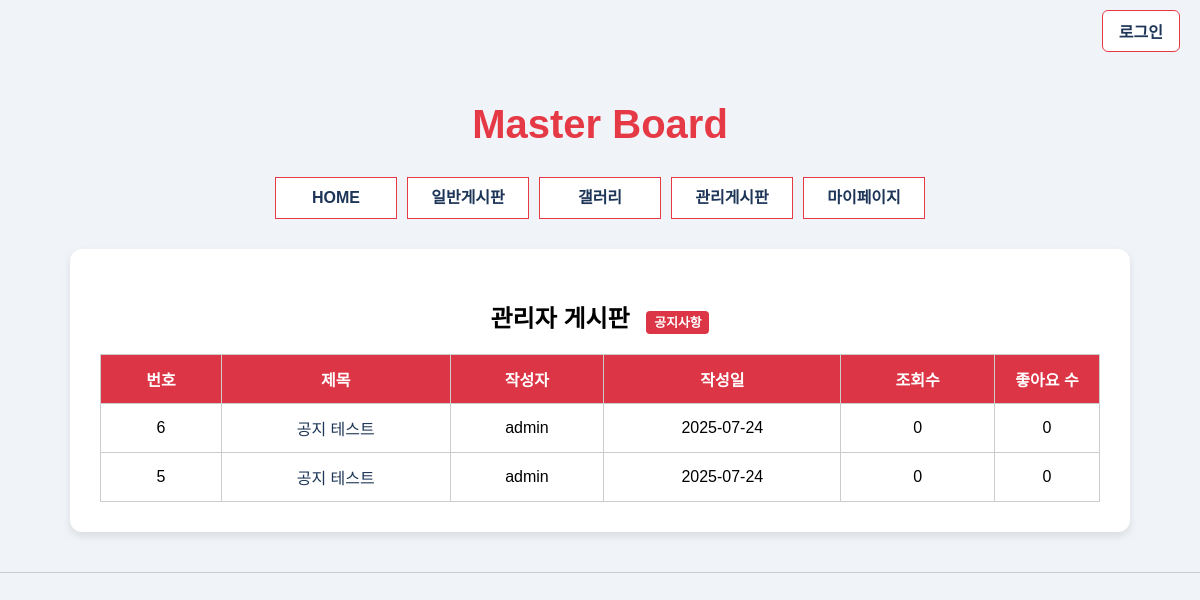
Before: /board/admin/ with the older database file.
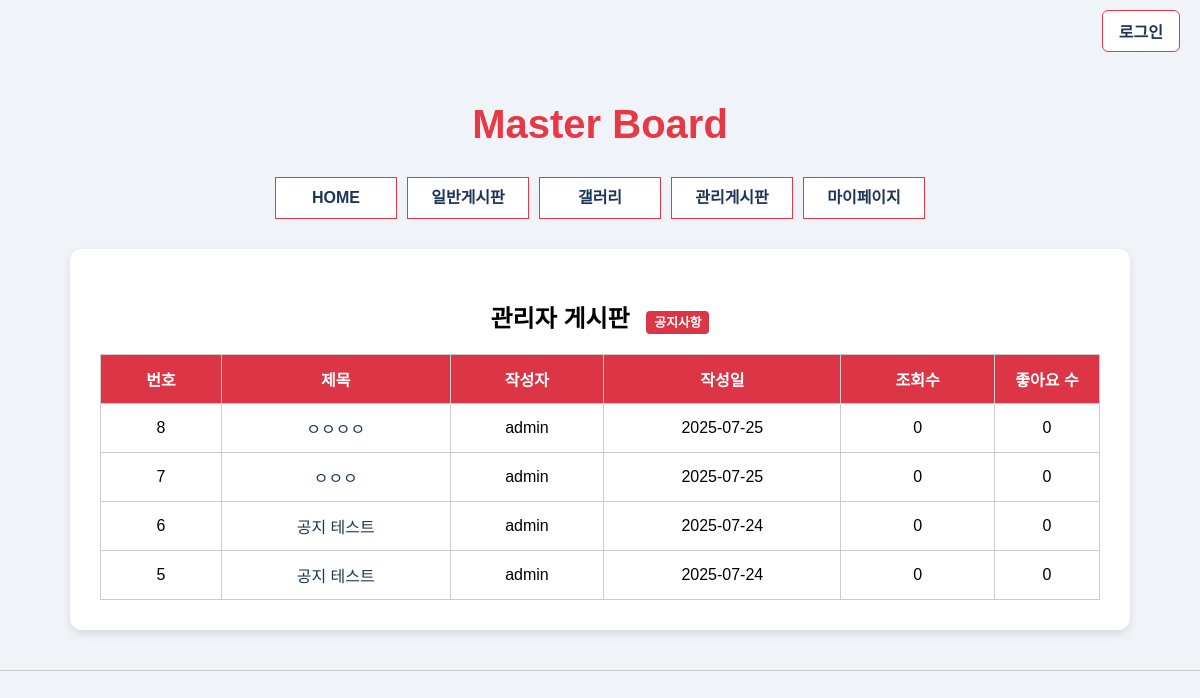
After: the same page with the newer database file.
### board/models.py (models this page shows, shortened)
class Post(models.Model):
    BOARD_CHOICES = [
        ('general', '일반게시판'),
        ('gallery', '갤러리'),
        ('admin', '관리자게시판'),
    ]
    title = models.CharField(max_length=200, verbose_name='제목')
    content = models.TextField(verbose_name='내용')
    author = models.ForeignKey(User, on_delete=models.CASCADE, verbose_name='작성자')
    board_type = models.CharField(max_length=20, choices=BOARD_CHOICES, default='general', verbose_name='게시판 구분')
    created_at = models.DateTimeField(auto_now_add=True, verbose_name='작성일')
    updated_at = models.DateTimeField(auto_now=True, verbose_name='수정일')
    views = models.PositiveIntegerField(default=0, verbose_name='조회수')
    likes = models.PositiveIntegerField(default=0, verbose_name='좋아요')
    image = models.ImageField(upload_to='gallery/', blank=True, null=True, verbose_name='이미지')
    class Meta:
        ordering = ['-created_at']
        verbose_name = '게시글'
        verbose_name_plural = '게시글'

### board/views.py (the view)
# urls.py: path('admin/', views.admin_board_list, name='admin_board_list'),
def admin_board_list(request):
    posts = Post.objects.filter(board_type='admin').order_by('-created_at')
    paginator = Paginator(posts, 10)  # 페이지당 10개
    page_number = request.GET.get('page')
    page_obj = paginator.get_page(page_number)
    return render(request, 'board/admin_board_list.html', {
        'posts': page_obj,
        'board_type': 'admin'
    })

### templates/board/admin_board_list.html (shortened to what this page needs)
<!DOCTYPE html>
<html lang="ko">
<head>
</head>
<body>
    <div class="login-wrapper">
        {% if user.is_authenticated %}
            <a href="{% url 'accounts:profile' %}" class="login-btn">마이페이지</a>
            <a href="{% url 'accounts:logout' %}" class="login-btn" style="margin-left: 10px;">로그아웃</a>
        {% else %}
            <a href="{% url 'accounts:login' %}" class="login-btn">로그인</a>
        {% endif %}
    </div>
    <div>
        <h1 class="title">Master Board</h1>
        <nav>
            <ul id="topmenu">
                <li><a href="{% url 'home' %}">HOME</a></li>
                <li><a href="{% url 'board:board_list' %}">일반게시판</a></li>
                <li><a href="{% url 'board:gallery_list' %}">갤러리</a></li>
                <li><a href="{% url 'board:admin_board_list' %}">관리게시판</a></li>
                <li><a href="{% url 'accounts:profile' %}">마이페이지</a></li>
            </ul>
        </nav>
    </div>
    <div class="content">
        <h2>관리자 게시판 <span class="admin-badge">공지사항</span></h2>
        <table>
                <thead>
                    <tr>
                        <th>번호</th>
                        <th>제목</th>
                        <th>작성자</th>
                        <th>작성일</th>
                        <th>조회수</th>
                        <th class="like-col">좋아요 수</th>
                    </tr>
                </thead>
                <tbody>
                    {% for post in posts %}
                    <tr>
                        <td>{{ post.id }}</td>
                        <td><a href="{% url 'board:post_detail' post.pk %}">{{ post.title }}</a></td>
                        <td>{{ post.author.username }}</td>
                        <td>{{ post.created_at|date:"Y-m-d" }}</td>
                        <td>{{ post.views }}</td>
                        <td class="like-col">{{ post.likes }}</td>
                    </tr>
                    {% empty %}
                    <tr>
                        <td colspan="6">등록된 게시글이 없습니다.</td>
                    </tr>
                    {% endfor %}
                </tbody>
            </table>
    </div>
    <hr>
</body>
</html>

Changed rows visible on the page:
added Post: id "8", title "ㅇㅇㅇㅇ", author.username "admin", created_at "2025-07-25", views "0", likes "0"
added Post: id "7", title "ㅇㅇㅇ", author.username "admin", created_at "2025-07-25", views "0", likes "0"
